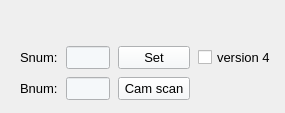
                   <widget class="QWidget" name="tab">
                    <attribute name="title">
                     <string>Camera</string>
                    </attribute>
                    <widget class="QWidget" name="layoutWidget">
                     <property name="geometry">
                      <rect>
                       <x>20</x>
                       <y>44</y>
                       <width>256</width>
                       <height>60</height>
                      </rect>
                     </property>
                     <layout class="QGridLayout" name="gridLayout_39" rowstretch="0,0,0,0">
                      <property name="horizontalSpacing">
                       <number>8</number>
                      </property>
                      <item row="2" column="2">
                       <widget class="QPushButton" name="set_cnum_button">
                        <property name="minimumSize">
                         <size>
                          <width>65</width>
                          <height>0</height>
                         </size>
                        </property>
                        <property name="font">
                         <font>
                          <family>Arial</family>
                          <pointsize>10</pointsize>
                         </font>
                        </property>
                        <property name="styleSheet">
                         <string notr="true">background-color: rgb(245, 248, 250);</string>
                        </property>
                        <property name="text">
                         <string>Set</string>
                        </property>
                       </widget>
                      </item>
                      <item row="3" column="2">
                       <widget class="QPushButton" name="catch_camlist">
                        <property name="minimumSize">
                         <size>
                          <width>65</width>
                          <height>0</height>
                         </size>
                        </property>
                        <property name="font">
                         <font>
                          <family>Arial</family>
                          <pointsize>10</pointsize>
                         </font>
                        </property>
                        <property name="styleSheet">
                         <string notr="true">background-color: rgb(245, 248, 250);</string>
                        </property>
                        <property name="text">
                         <string>Cam scan</string>
                        </property>
                       </widget>
                      </item>
                      <item row="2" column="0">
                       <widget class="QLabel" name="label_110">
                        <property name="sizePolicy">
                         <sizepolicy hsizetype="Maximum" vsizetype="Preferred">
                          <horstretch>0</horstretch>
                          <verstretch>0</verstretch>
                         </sizepolicy>
                        </property>
                        <property name="maximumSize">
                         <size>
                          <width>38</width>
                          <height>16777215</height>
                         </size>
                        </property>
                        <property name="font">
                         <font>
                          <family>Arial</family>
                          <pointsize>10</pointsize>
                         </font>
                        </property>
                        <property name="text">
                         <string>Snum:</string>
                        </property>
                       </widget>
                      </item>
                      <item row="2" column="3">
                       <widget class="QCheckBox" name="DAQScopeVersion">
                        <property name="sizePolicy">
                         <sizepolicy hsizetype="Fixed" vsizetype="Fixed">
                          <horstretch>0</horstretch>
                          <verstretch>0</verstretch>
                         </sizepolicy>
                        </property>
                        <property name="font">
                         <font>
                          <family>Arial</family>
                          <pointsize>10</pointsize>
                         </font>
                        </property>
                        <property name="text">
                         <string>version 4</string>
                        </property>
                       </widget>
                      </item>
                      <item row="2" column="1">
                       <widget class="QLineEdit" name="SnumBox">
                        <property name="sizePolicy">
                         <sizepolicy hsizetype="Maximum" vsizetype="Fixed">
                          <horstretch>0</horstretch>
                          <verstretch>0</verstretch>
                         </sizepolicy>
                        </property>
                        <property name="maximumSize">
                         <size>
                          <width>52</width>
                          <height>16777215</height>
                         </size>
                        </property>
                        <property name="font">
                         <font>
                          <family>Arial</family>
                          <pointsize>10</pointsize>
                         </font>
                        </property>
                        <property name="styleSheet">
                         <string notr="true">background-color: rgb(245, 248, 250);</string>
                        </property>
                        <property name="text">
                         <string/>
                        </property>
                       </widget>
                      </item>
                      <item row="3" column="1">
                       <widget class="QLineEdit" name="BnumBox">
                        <property name="sizePolicy">
                         <sizepolicy hsizetype="Maximum" vsizetype="Fixed">
                          <horstretch>0</horstretch>
                          <verstretch>0</verstretch>
                         </sizepolicy>
                        </property>
                        <property name="maximumSize">
                         <size>
                          <width>52</width>
                          <height>16777215</height>
                         </size>
                        </property>
                        <property name="font">
                         <font>
                          <family>Arial</family>
                          <pointsize>10</pointsize>
                         </font>
                        </property>
                        <property name="styleSheet">
                         <string notr="true">background-color: rgb(245, 248, 250);</string>
                        </property>
                        <property name="text">
                         <string/>
                        </property>
                       </widget>
                      </item>
                      <item row="3" column="0">
                       <widget class="QLabel" name="label_111">
                        <property name="sizePolicy">
                         <sizepolicy hsizetype="Maximum" vsizetype="Preferred">
                          <horstretch>0</horstretch>
                          <verstretch>0</verstretch>
                         </sizepolicy>
                        </property>
                        <property name="maximumSize">
                         <size>
                          <width>38</width>
                          <height>16777215</height>
                         </size>
                        </property>
                        <property name="font">
                         <font>
                          <family>Arial</family>
                          <pointsize>10</pointsize>
                         </font>
                        </property>
                        <property name="text">
                         <string>Bnum:</string>
                        </property>
                       </widget>
                      </item>
                     </layout>
                    </widget>
                   </widget>
